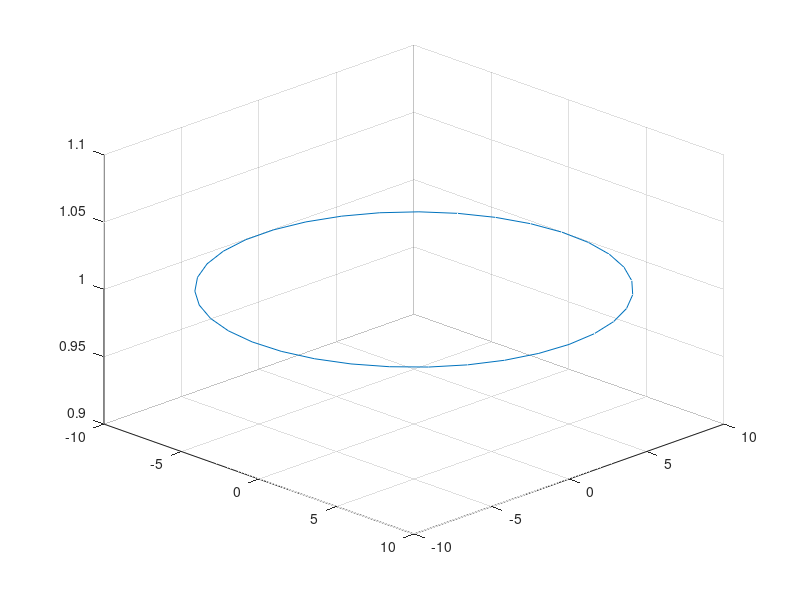

This figure's MATLAB source:
clc;
close all;
clear;

theta = linspace(0, 360, 36);

XX = 10 * cos(theta * pi / 180);
YY = 10 * sin(theta * pi / 180);
ZZ = linspace(0, 10, 36);
X =[]; Y =[]; Z =[];

hold on;
grid on;
for i = 1:1
    Z(i,:) = i * ones(length(ZZ), 1);
    Y(i,:) = i * YY';
    X(i,:) = XX'/i;
    plot3(X(i,:), Y(i,:), Z(i,:));
end;

hold off;

view(45, 30);
